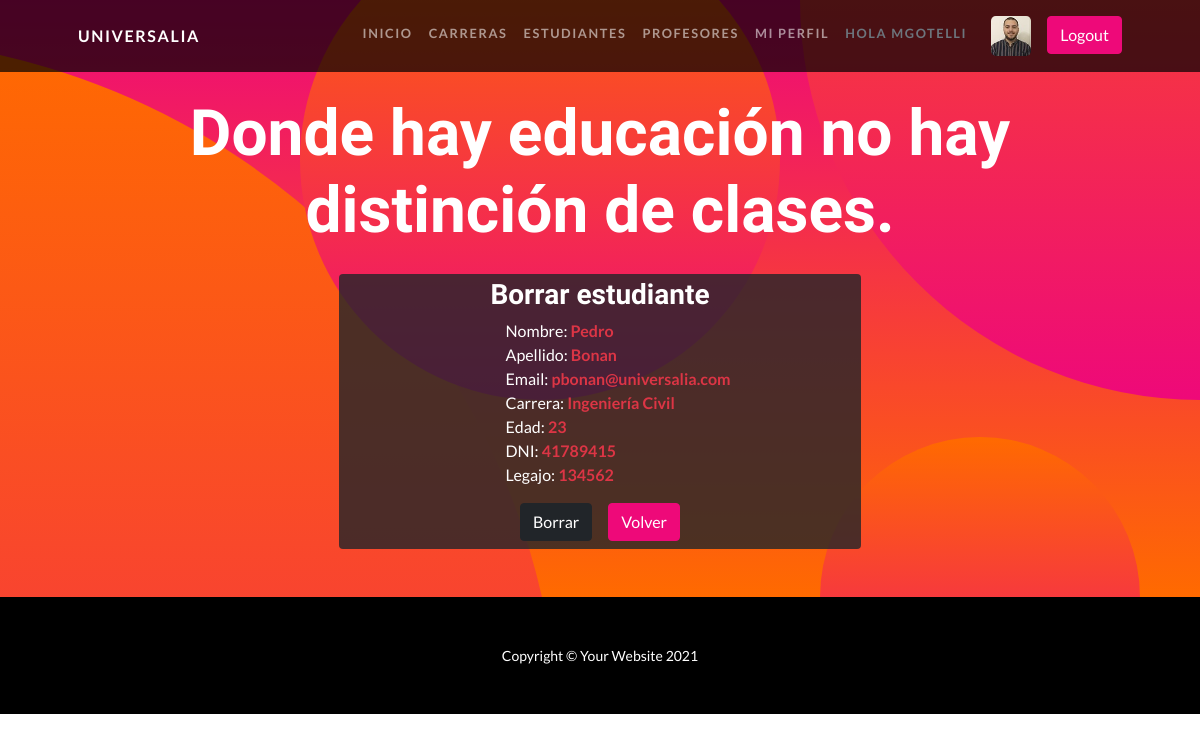
The app's page /Universidades/borrarestudiantes/7 (signed in) with its own data.
### Universidades/models.py (models this page shows, shortened)
class Estudiante(Model):
  nombre = CharField(max_length=40)
  apellido = CharField(max_length=40)
  email = EmailField()
  carrera = CharField(max_length=40)
  edad = PositiveIntegerField()
  dni = PositiveBigIntegerField(verbose_name='DNI')
  legajo = PositiveBigIntegerField()

### Universidades/views.py (the view)
# urls.py: path('borrarestudiantes/<pk>', EstudianteDeleteView.as_view(), name = 'borrar_estudiantes'),
class EstudianteDeleteView(AvatarView, DeleteView):
  model = Estudiante
  success_url = reverse_lazy('estudiantes')
  template_name = 'estudiante/borrar_estudiante.html'

### Universidades/views.py (called while the page is built)
  def get_context_data(self, **kwargs):
    contexto = super().get_context_data(**kwargs)
    contexto['avatar_url'] = Avatar.objects.filter(user = self.request.user).last().imagen.url
    return contexto

### Universidades/templates/estudiante/borrar_estudiante.html (shortened to what this page needs)
{% extends 'padre.html' %}
{% block cambia %}
  <h3 class="masthead-subheading mb-0 pb-4">Donde hay educación no hay distinción de clases.</h3>
  <form action="" method="POST">
    <div class="container w-50 pt-1 bg-dark rounded" style="--bs-bg-opacity: .8;">
      <h3 class="text-center">Borrar estudiante</h3>
      <div class="container d-flex justify-content-center ps-5">
        <ul class="list-unstyled">
          <li class="text-start">Nombre: <b class="text-danger">{{estudiante.nombre}}</b></li>
          <li class="text-start">Apellido: <b class="text-danger">{{estudiante.apellido}}</b></li>
          <li class="text-start">Email: <b class="text-danger">{{estudiante.email}}</b></li>
          <li class="text-start">Carrera: <b class="text-danger">{{estudiante.carrera}}</b></li>
          <li class="text-start">Edad: <b class="text-danger">{{estudiante.edad}}</b></li>
          <li class="text-start">DNI: <b class="text-danger">{{estudiante.dni}}</b></li>
          <li class="text-start">Legajo: <b class="text-danger">{{estudiante.legajo}}</b></li>
        </ul>
      </div>
      <div class="container d-flex justify-content-center align-items-center pb-2">
        <input class="btn btn-dark mx-2" type="submit" value="Borrar">
        <a class="btn btn-primary mx-2" href="{% url 'estudiantes' %}">Volver</a>
      </div>
    </div>
  </form>
{% endblock %}

### Universidades/templates/padre.html (shortened to what this page needs)
<!DOCTYPE html>
<html lang="en">
  <head>
    {% load static %}
    <link href="{% static 'Universidades/css/styles.css' %}" rel="stylesheet" />
  </head>
  <body id="page-top">
    <nav class="navbar navbar-expand-lg navbar-dark navbar-custom fixed-top">
      <div class="container px-5">
        <a class="navbar-brand" href="#page-top">Universalia</a>
        <div class="collapse navbar-collapse" id="navbarResponsive">
          <ul class="navbar-nav ms-auto">
            {% if not user.is_authenticated %}
              <li class="nav-item"><a class="btn btn-primary" href="{% url 'login' %}">Iniciar</a></li>
            {% else %}
              <li class="nav-item"><a class="nav-link" href="{% url 'inicio' %}">Inicio</a></li>
              <li class="nav-item"><a class="nav-link" href="{% url 'carreras' %}">Carreras</a></li>
              <li class="nav-item"><a class="nav-link" href="{% url 'estudiantes' %}">Estudiantes</a></li>
              <li class="nav-item"><a class="nav-link" href="{% url 'profesores' %}">Profesores</a></li>
              <li class="nav-item"><a class="nav-link" href="{% url 'miperfil' %}">Mi perfil</a></li>
              <li class="nav-item"><a class="nav-link text-muted" href="{% url 'inicio' %}">Hola {{ user.username }}</a></li>
            {% if avatar_url %}
              <img src="{{ avatar_url }}" class="mx-3 rounded-3" height="40px" width="40px">
            {% else %}
              <img src="{% static 'Universidades/assets/default.jfif' %}" class="mx-3 rounded-3" height="40px" width="40px">
            {% endif %}
              <li class="nav-item"><a class="btn btn-primary" href="{% url 'logout' %}">Logout</a></li>
            {% endif %}
        </div>
      </div>
    </nav>
    <header class="masthead text-center text-white py-5">
      <div class="masthead-content pt-5">
        <div class="container px-5">
          {% block cambia %}{% endblock %}
        </div>
      </div>
      <div class="bg-circle-1 bg-circle"></div>
      <div class="bg-circle-2 bg-circle"></div>
      <div class="bg-circle-3 bg-circle"></div>
      <div class="bg-circle-4 bg-circle"></div>
    </header>
    <footer class="py-5 bg-black">
      <div class="container px-5"><p class="m-0 text-center text-white small">Copyright &copy; Your Website 2021</p></div>
    </footer>
  </body>
</html>

### records on screen
Estudiante: nombre "Pedro", apellido "Bonan", email "pbonan@universalia.com", carrera "Ingeniería Civil", edad "23", dni "41789415", legajo "134562"

### other values on screen
{{ user.username }} "MGOTELLI"
